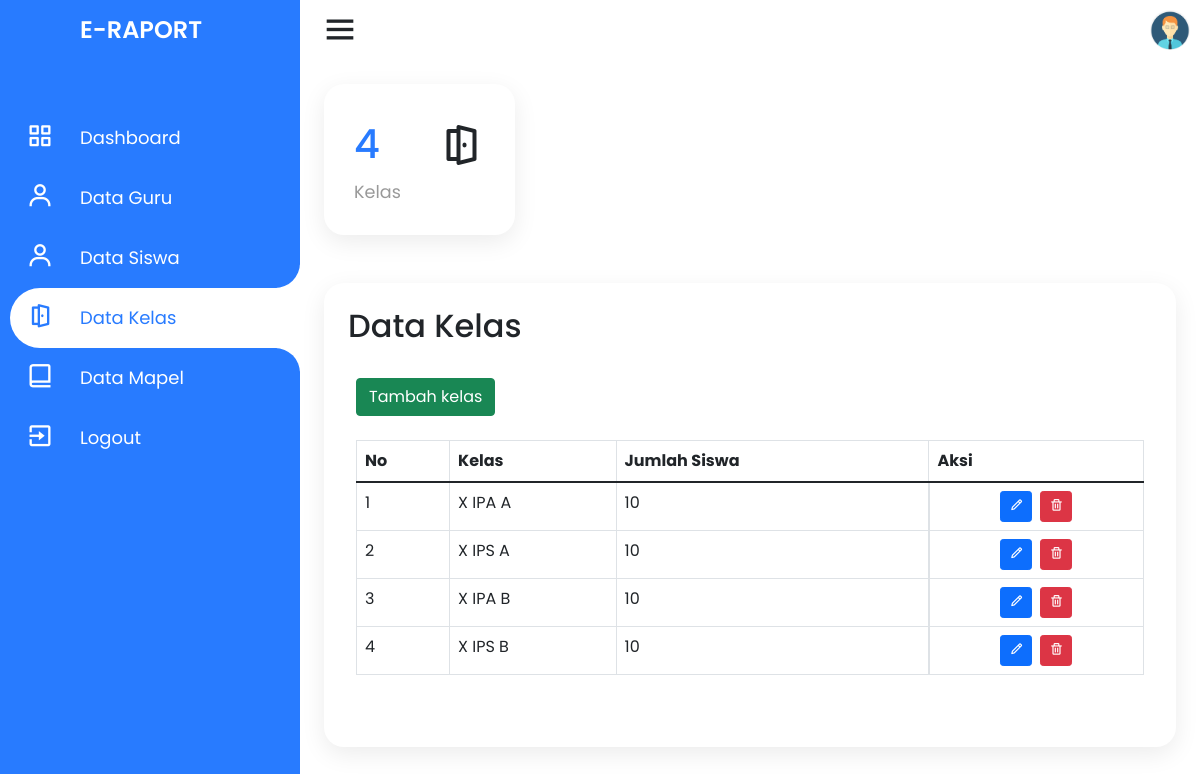
The app's page /admin/data-kelas.php (signed in) with its own data.
### tables this page shows
CREATE TABLE `kelas` (
  `id_kelas` int(11) NOT NULL,
  `nama_kelas` varchar(30) NOT NULL,
  `nip` varchar(11) DEFAULT NULL
);

### admin/data-kelas.php (the view, shortened to what this page needs)
<?php
require_once dirname(__FILE__) . '/../connection.php';
$login_as = $_SESSION['login_as'];
if (!isset($_GET['p'])) {
    $page_no = 1;
} else {
    $page_no = $_GET['p'];
}
$records_per_page = 30;
$offset = ($page_no - 1) * $records_per_page;
?>
<!DOCTYPE html>
<html lang="en" dir="ltr">
<head>
    <link rel="stylesheet" href="style.css">
    <link href='https://unpkg.com/boxicons@2.0.7/css/boxicons.min.css' rel='stylesheet'>
    <link href="https://cdn.jsdelivr.net/npm/bootstrap@5.1.3/dist/css/bootstrap.min.css" rel="stylesheet">
    <link rel="stylesheet" href="../assets/css/style.css">
</head>
<body>
    <div class="container">
        <div class="navigation">
            <ul>
                <li>
                    <a href="#">
                        <span class="icon"></span>
                        <h1 class="title">E-Raport</h1>
                    </a>
                </li>
                <li>
                    <a href="../index">
                        <span class="icon"><i class='bx bx-grid-alt'></i></span>
                        <span class="title">Dashboard</span>
                    </a>
                </li>
                <li>
                    <a href="data-guru">
                        <span class="icon"><i class='bx bx-user'></i></span>
                        <span class="title">Data Guru</span>
                    </a>
                </li>
                <li>
                    <a href="data-siswa">
                        <span class="icon"><i class='bx bx-user'></i></span>
                        <span class="title">Data Siswa</span>
                    </a>
                </li>
                <li class="hovered">
                    <a href="data-kelas">
                        <span class="icon"><i class='bx bx-door-open'></i></span>
                        <span class="title">Data Kelas</span>
                    </a>
                </li>
                <li>
                    <a href="data-mapel">
                        <span class="icon"><i class='bx bx-book-alt'></i></span>
                        <span class="title">Data Mapel</span>
                    </a>
                </li>
                <li>
                    <a href="../logout">
                        <span class="icon"><i class='bx bx-exit'></i></span>
                        <span class="title">Logout</span>
                    </a>
                </li>
            </ul>
        </div>
    </div>
    <div class="main">
        <div class="topbar">
            <div class="toggle">
                <i class='bx bx-menu'></i>
            </div>
            <div class="user">
                <?php
                if ($login_as == "siswa") {
                    $pp = "../assets/img/pp/std.png";
                } elseif ($login_as == "guru") {
                    $pp = "../assets/img/pp/guru.png";
                } elseif ($login_as == "admin") {
                    $pp = "../assets/img/pp/admin.png";
                }
                ?>
                <img src="<?php echo $pp; ?>" alt="user">
            </div>
        </div>
        <div class="cardBox">
            <div class="card">
                <div>
                    <?php
                    $result_kelas = $conn->query("SELECT * FROM kelas LIMIT $records_per_page OFFSET $offset");
                    if ($result_kelas && $result_kelas->num_rows > 0) {
                        $result_jml = $conn->query("SELECT COUNT(*) AS total_kelas FROM kelas");
                        $jml = $result_jml->fetch_assoc();
                        echo "<div class='numbers'>${jml['total_kelas']}</div>";
                    }
                    ?>
                    <div class="cardName">Kelas</div>
                </div>
                <div class="iconBx">
                    <i class='bx bx-door-open'></i>
                </div>
            </div>
        </div>
        <div class="konten">
            <h2 class="konten_title">
                Data Kelas
            </h2>
            <div class="konten_isi">
                <div class="konten_pengaturan">
                    <a href="tambah-data-kelas"><button type="button" class="btn btn-success">Tambah kelas</button></a>
                </div>
                <div class="konten_table table-responsive">
                    <table class="table table-bordered">
                        <thead>
                            <tr>
                                <th>No</th>
                                <th>Kelas</th>
                                <th>Jumlah Siswa</th>
                                <th>Aksi</th>
                            </tr>
                        </thead>
                        <tbody>
                            <?php
                            $result_kelas = $conn->query("SELECT * FROM kelas LIMIT $records_per_page OFFSET $offset");
                            if ($result_kelas && $result_kelas->num_rows > 0) {
                                $no = 1;
                                while ($row = $result_kelas->fetch_assoc()) {
                                    $id_kls = $row['id_kelas'];
                                    $result_jml = $conn->query("SELECT COUNT(*) AS total_siswa FROM siswa WHERE id_kelas = $id_kls");
                                    $jml = $result_jml->fetch_assoc();
                                    echo "
                                    <tr>
                                        <td>$no</td>
                                        <td>${row['nama_kelas']}</td>
                                        <td>${jml['total_siswa']}</td>
                                        <td class='aksi'>
                                            <a href='ubah-data-kelas?id-kelas=${row['id_kelas']}'><button type='button' data-bs-toggle='tooltip' class='btn btn-primary btn-sm' title='Ubah'><i class='bx bx-pencil'></i></button></a>
                                            <button type='button' class='btn btn-danger btn-sm' title='Hapus' data-bs-toggle='modal' data-bs-target='#confirmDeleteModal' data-href='hapus-data-kelas?id-kelas=${row['id_kelas']}'><i class='bx bx-trash'></i></button>
                                        </td>
                                    </tr>
                                    ";
                                    $no++;
                                }
                            }
                            ?>
                        </tbody>
                    </table>
                </div>
            </div>
        </div>
    </div>
</body>
</html>

### assets/css/style.css (style rules this page uses)
* { margin: 0; padding: 0; box-sizing: border-box; font-family: 'Poppins', sans-serif; }
dl, ol, ul { padding: 0; margin: 0; }
:root { --blue: #287bff; --white: #fff; --grey: #f5f5f5; --black1: #222; --black2: #999; --pad-sm: 8px; --pad-md: 16px; --pad-lg: 24px; --pad-xl: 32px; --pad-xxl: 64px; }
body { min-height: 100vh; overflow-x: hidden; }
.container { position: relative; width: 100%; max-width: none; }
.navigation { left: 0; position: fixed; width: 300px; height: 100%; background: var(--blue); border-left: 10px solid var(--blue); transition: .5s; overflow: hidden; padding: 0; margin: 0; }
.navigation ul { position: absolute; top: 0; left: 0; width: 100%; }
.navigation ul li { position: relative; width: 100%; list-style: none; border-top-left-radius: 30px; border-bottom-left-radius: 30px; }
.navigation ul li:hover, .navigation ul li.hovered { background: var(--white); }
.navigation ul li:nth-child(1) { margin-bottom: 40px; pointer-events: none; }
.navigation ul li a { position: relative; display: block; width: 100%; display: flex; text-decoration: none; color: var(--white); }
.navigation ul li:hover a, .navigation ul li.hovered a { color: var(--blue); }
.navigation ul li a .icon { position: relative; display: block; min-width: 60px; height: 60px; line-height: 70px; text-align: center; }
.navigation ul li a .icon .bx { font-size: 1.75em; }
.navigation ul li a .title { position: relative; display: block; padding: 0 10px; height: 60px; line-height: 60px; text-align: start; white-space: nowrap; font-size: 18px; }
.navigation ul li h1 { text-transform: uppercase; font-weight: 600; font-size: 24px !important; }
.navigation ul li:hover a::before, .navigation ul li.hovered a::before { content: ''; position: absolute; right: 0; top: -50px; width: 50px; height: 50px; border-radius: 50%; box-shadow: 35px 35px 0 10px var(--white); pointer-events: none; }
.navigation ul li:hover a::after, .navigation ul li.hovered a::after { content: ''; position: absolute; right: 0; bottom: -50px; width: 50px; height: 50px; border-radius: 50%; box-shadow: 35px -35px 0 10px var(--white); pointer-events: none; }
.main { position: absolute; width: calc(100% - 300px); left: 300px; min-height: 100vh; background: var(--white); transition: .5s; }
.topbar { width: 100%; height: 60px; display: flex; justify-content: space-between; align-items: center; padding: 0 10px; }
.toggle { position: relative; width: 60px; height: 60px; display: flex; justify-content: center; align-items: center; font-size: 2.5em; cursor: pointer; }
.user { position: relative; width: 40px; height: 40px; border-radius: 50%; overflow: hidden; cursor: pointer; }
.user img { position: absolute; top: 0; left: 0; width: 100%; height: auto; object-fit: cover; }
.cardBox { position: relative; width: 100%; padding: var(--pad-lg); display: grid; grid-template-columns: repeat(4, 1fr); grid-gap: 30px; }
.cardBox .card { position: relative; background: var(--white); padding: 30px; border-radius: 20px; display: flex; justify-content: space-between; box-shadow: 0 7px 25px rgba(0, 0, 0, 0.08); flex-direction: unset; border: none; cursor: pointer; transition: .2s; }
.cardBox .card .numbers { position: relative; font-weight: 500; font-size: 2.5em; color: var(--blue); }
.cardBox .card .cardName { color: var(--black2); font-size: 1.1em; margin-top: 5px; }
.cardBox .card .iconBx { font-size: 3em; columns: var(--black2); }
.konten { display: block; padding: var(--pad-lg); margin: var(--pad-lg); position: relative; background: var(--white); border-radius: 20px; box-shadow: 0 7px 25px rgba(0, 0, 0, 0.08); border: none; overflow: hidden; }
.konten .konten_isi { overflow: hidden; padding: var(--pad-sm); }
.konten .konten_title, .konten .konten_isi .konten_pengaturan, .konten .konten_isi .konten_table, .konten .konten_isi .konten_nav { margin-bottom: var(--pad-lg); }
.konten .konten_isi .konten_pengaturan { display: flex; flex-wrap: wrap; align-items: center; }
.konten .konten_isi .dropdown, .konten .konten_isi .konten_table table .aksi a { margin-right: var(--pad-sm); }
.konten .konten_isi .konten_table table .aksi { display: flex; justify-content: center; }
.konten .konten_isi .konten_table table tbody td button { text-align: center; }

### records on screen
kelas: nama_kelas "X IPA A", total_siswa "10"
kelas: nama_kelas "X IPS A", total_siswa "10"
kelas: nama_kelas "X IPA B", total_siswa "10"
kelas: nama_kelas "X IPS B", total_siswa "10"

### other values on screen
jml['total_kelas'] "4"
